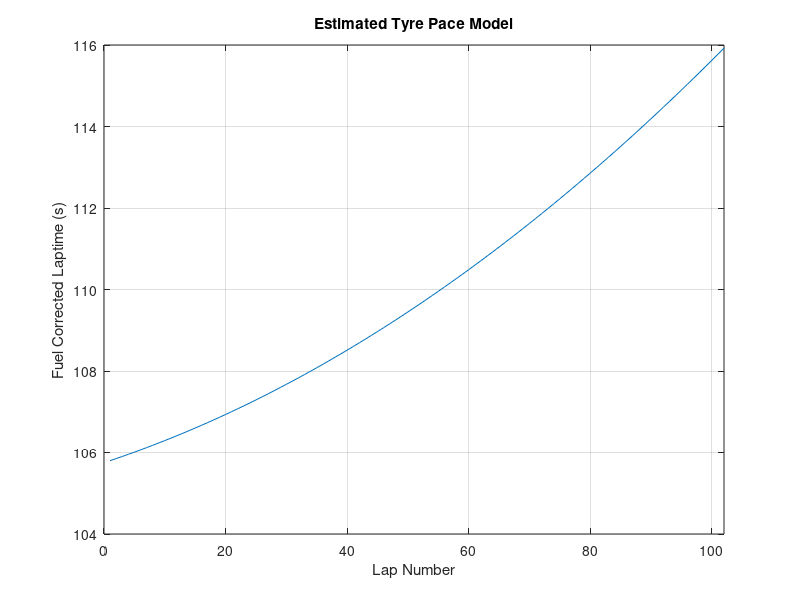
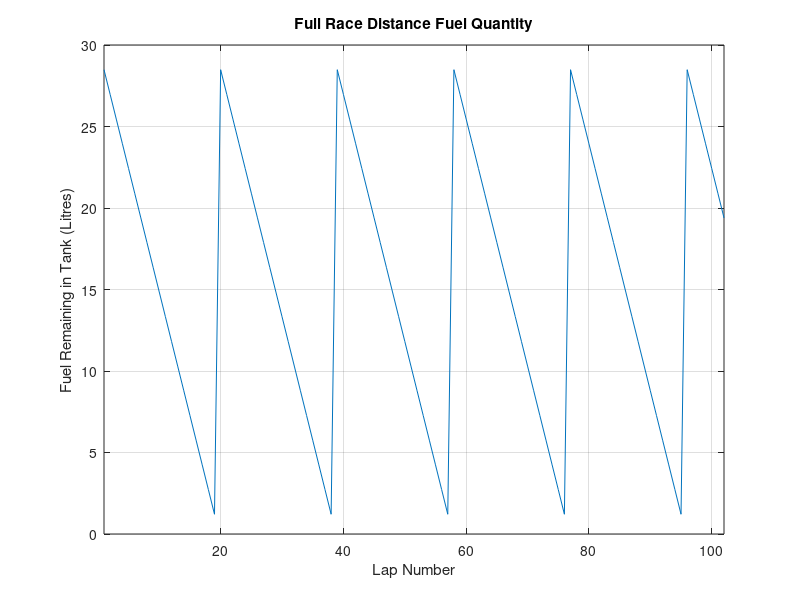
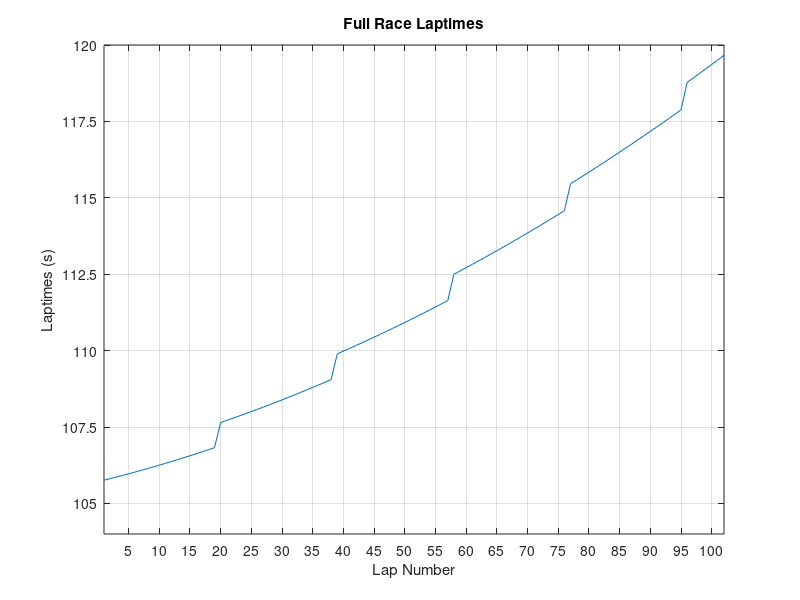

Write the MATLAB code that produced these figures, in order.
%% Race Strategy Modelling for Mini-Endurance Races (2-3 Hours)

totalLapNumber = 102; % laps estimated for Cadwell Endurance round (3hours)
lapNumber = 1:totalLapNumber;

%% Refuelling Stops Required

fuelTankVolume = 30; % L fuel tank size
fuelDensity = 0.75; % kg/l
fuelTankMass_kg = fuelTankVolume .* fuelDensity;  % kg
engineConsumption = 29; % kg/h

raceDuration = 3; % hours
raceDuration_sec = 3*60*60; % seconds

totalFuelRequired_kg = engineConsumption * raceDuration; % kg
totalFuelRequired_l = totalFuelRequired_kg / fuelDensity; % litres

refuelsRequired = totalFuelRequired_l / fuelTankVolume;

%% Fuel-Burn Laptime Correction

initialLaptime = 105.8;   %seconds

timePerKg = 0.035;   % seconds of laptime gain per kg fuel used
fuelBurnPerLap_kg = (totalFuelRequired_l / raceDuration_sec) .* initialLaptime; % kg/lap Fuel burn per lap approximation
fuelBurnPerLap_l = fuelBurnPerLap_kg / fuelDensity; % litres

fuelCorrectionFactor = fuelBurnPerLap_kg .* timePerKg;  % seconds/lap

fuelLapCorrections = fuelCorrectionFactor .* (lapNumber-1);

%% Tyre Wear Forecast

tyreWearFactor = linspace(0.09,0.14,totalLapNumber);  %seconds

tyreAge = 1:totalLapNumber; %laps

%% Laptime Forecast

tyreDegModelLaptime = initialLaptime + (tyreWearFactor .* (tyreAge-1)) - fuelLapCorrections(lapNumber);

%% Pitstop Duration

refuelRate = 3; %L/s
fullTankFillTime = fuelTankVolume/refuelRate; %time for full refuel while stationary from empty

tyreChangeTime = 40; %s time cost while stationary changing tyres

pitLaneTime = 15; %s time cost in driving through pits

%% Plot Laptime Progression due to Tyre Wear and Fuel Burn

% Visualising the laptime dropoff under the assumption of no pitstops,
% refuelling or tyre changes.

plot(lapNumber,tyreDegModelLaptime)
xlabel("Lap Number")
ylabel("Fuel Corrected Laptime (s)")
xlim([0 totalLapNumber])
% ylim([initialLaptime max(predictedLaptime)])
title("Estimated Tyre Pace Model")
grid on

%% Monitor Fuel Remaining in Tank

% fuelRemaining_l = fuelTankVolume - (fuelBurnPerLap_kg / fuelDensity) .* lapNumber;

% If fuel remaining in tank < fuel required to complete a lap: pitstop
% (refuelling)
% If pitstop (refuelling only), then laptime for that lap is + refuel time and pitlane time.
% If pitstop (refuelling+tyres), then laptime for that lap is + tyre change time and pitlane time.

lapTime = zeros(1,totalLapNumber);

% lapTime = initialLaptime + (tyreWearFactor .* (tyreAge-1)) - (fuelTankVolume - fuelRemaining_l) .* timePerKg;

fuelRemaining_l = zeros(1,totalLapNumber);
numberOfPitstops = 0;

for i = 1:totalLapNumber
    if i == 1
        fuelRemaining_l(i) = fuelTankVolume - fuelBurnPerLap_l;
    elseif i~=1 && fuelRemaining_l(i-1) >= fuelBurnPerLap_l
        fuelRemaining_l(i) = fuelRemaining_l(i-1) - fuelBurnPerLap_l;
    end
    lapTime(i) = initialLaptime + (tyreWearFactor(i) .* (tyreAge(i)-1)) - ((fuelTankVolume - fuelRemaining_l(i)) .* fuelDensity .* timePerKg);
    if fuelRemaining_l(i) < fuelBurnPerLap_l
        numberOfPitstops = numberOfPitstops + 1;
        fuelRemaining_l(i+1) = fuelTankVolume - fuelBurnPerLap_l;
        lapTime(i+1) = pitLaneTime + (fuelTankVolume-fuelRemaining_l(i))/refuelRate;
    end
end

%% Plot Fuel Level

figure(2)
plot(lapNumber, fuelRemaining_l)
xlabel('Lap Number')
ylabel('Fuel Remaining in Tank (Litres)')
xlim([1,totalLapNumber])
title('Full Race Distance Fuel Quantity')
grid on

%% Plot Laptimes

figure(3)
plot(lapNumber, lapTime)
xlabel('Lap Number')
ylabel('Laptimes (s)')
xlim([1,totalLapNumber])
xticks(0:5:105)
yticks(105:2.5:120)
title('Full Race Laptimes')
grid on